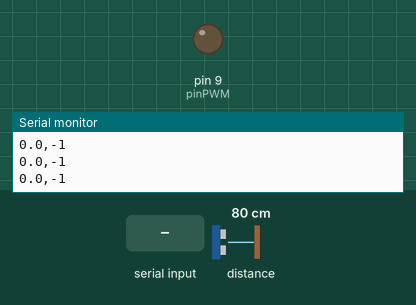
A sketch run on a simulated Arduino Uno, built with avr-gcc and run on an emulated ATmega328P. Shown: output pins drawn as LEDs (lit = HIGH), the last lines printed to the serial monitor. The inputs (shaded band) are chosen by the test bench; at power-on: distance to the obstacle 80 cm.

Above: at 1.7 s.
1.8 s: "+" received over Serial
At 2.7 s:
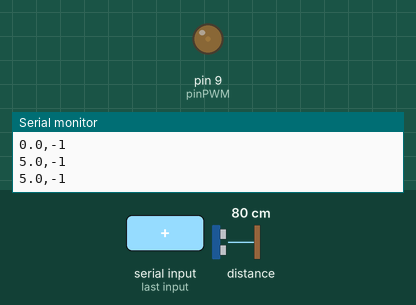
3.3 s: "90,45\n" received over Serial
At 4.0 s:
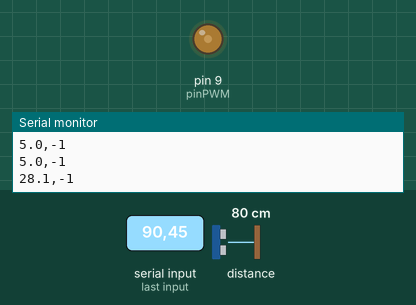
5.7 s: "200\n" received over Serial
At 7.0 s:
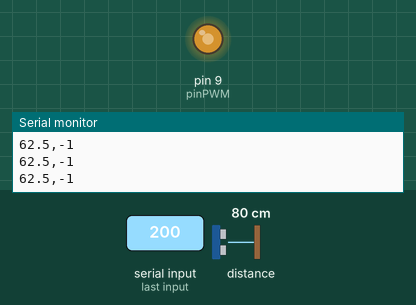
7.3 s: "90\n" received over Serial
At 8.3 s:
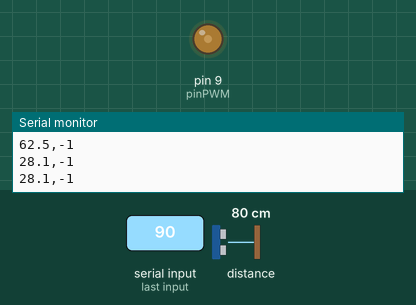
Timing chart, 0 to 10.0 s (numbered marks = the images above; inputs shaded):
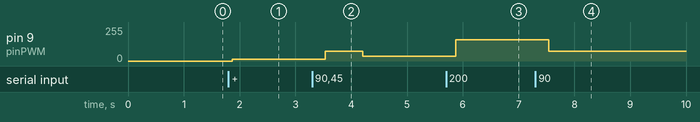

The sketch:

Leer_y_controlar.ino
```cpp
#include <Wire.h>
#include <VL53L0X.h>

VL53L0X sensor;

// El Pin 9 está ligado al canal A del Timer 1 (OC1A)
const int pinPWM = 9;

// Variable para el Duty Cycle (rango de 0 a 320 para 25kHz)
int valorPWM = 0;

// Pasos de incremento/decremento
const int pasoGrueso = 16; // 5% (16 unidades)
const int pasoFino = 2;    // Ajuste de precisión unidad por unidad

// --- CONFIGURACIÓN DE LA CALIBRACIÓN (INTERPOLACIÓN) ---
const int NUM_PUNTOS = 7;
// Puntos de control medidos (deben estar estrictamente ordenados de menor a mayor)
const float puntosCalibracion[NUM_PUNTOS] = {0.0, 100.0, 200.0, 300.0, 400.0, 500.0, 600.0};
// Errores medidos en cada uno de esos puntos
const float erroresMedidos[NUM_PUNTOS]    = {0.0, -40.0, -60.0, -80.0, -85.0, -80.0, -40.0};

void setup() {
  Serial.begin(9600);

  // Retraso para estabilizar el sensor eléctricamente
  delay(500);

  Wire.begin();

  // Inicializamos el sensor
  if (!sensor.init()) {
    while (1); // Si falla el sensor, detiene la ejecución
  }

  // Configuración de tiempo de espera y precisión
  sensor.setTimeout(1000);
  sensor.setSignalRateLimit(0.1);
  sensor.setMeasurementTimingBudget(200000); // 200ms por lectura

  // Configurar el Pin 9 como salida
  pinMode(pinPWM, OUTPUT);

  // --- CONFIGURACIÓN DEL TIMER 1 PARA 25 kHz ---
  TCCR1A = 0;
  TCCR1B = 0;
  TCNT1  = 0;

  // Modo 10: PWM con corrección de fase y frecuencia (TOP en ICR1)
  TCCR1A |= (1 << COM1A1);
  TCCR1B |= (1 << WGM13) | (1 << CS10); // Prescaler = 1

  // TOP = 16,000,000 Hz / (2 * 1 * 25,000 Hz) = 320
  ICR1 = 320;

  // Inicializar el ventilador apagado (0% Duty Cycle)
  OCR1A = 0;
}

void loop() {
  // Leemos la distancia en modo "Single"
  uint16_t altura = 655.0 - sensor.readRangeSingleMillimeters();
  float error = calcularErrorInterpolado((float)altura);
  float altura_real = (float)altura - error;

  // Calculamos el porcentaje del Duty Cycle
  float porcentaje = (valorPWM / 320.0) * 100.0;

  // --- FORMATO PARA EXCEL (CSV: Columna A = Porcentaje, Columna B = Distancia) ---
  Serial.print(porcentaje, 1);
  Serial.print(","); // La coma separa las columnas en Excel

  if (sensor.timeoutOccurred() || altura > 800) {
    Serial.println("-1"); // Marca de error o fuera de rango (para graficar fácil en Excel)
  } else {
    Serial.println(altura_real); // Imprime distancia y salto de línea (nueva fila en Excel)
  }

  // --- LECTURA DE COMANDOS DESDE EXCEL O IDE ---
  if (Serial.available() > 0) {
    char primerCaracter = Serial.peek(); // Observamos el primer carácter
    bool cambio = false;

    // Si el carácter ingresado es un dígito, leemos el número completo
    if (isDigit(primerCaracter)) {
      int valorIngresado = Serial.parseInt();
      valorPWM = valorIngresado;
      cambio = true;
    } else {
      char comando = Serial.read(); // Consumimos el carácter de comando

      // Controles de paso grueso (+/- 16 -> 5%)
      if (comando == '+') {
        valorPWM += pasoGrueso;
        cambio = true;
      }
      else if (comando == '-') {
        valorPWM -= pasoGrueso;
        cambio = true;
      }
      // Controles de paso fino (+/- 2)
      else if (comando == 'w' || comando == 'W') {
        valorPWM += pasoFino;
        cambio = true;
      }
      else if (comando == 's' || comando == 'S') {
        valorPWM -= pasoFino;
        cambio = true;
      }
    }

    if (cambio) {
      // Garantizar límites del registro ICR1 (0 a 320)
      if (valorPWM > 320) valorPWM = 320;
      if (valorPWM < 0) valorPWM = 0;

      // Aplicar el nuevo Duty Cycle directamente al registro del Timer 1
      OCR1A = valorPWM;
    }
  }

  delay(300); // Pausa entre muestras
}

// Interpolación Lineal para Cálculo del Error

float calcularErrorInterpolado(float distancia) {
  if (distancia <= puntosCalibracion[0]) {
    return erroresMedidos[0];
  }
  if (distancia >= puntosCalibracion[NUM_PUNTOS - 1]) {
    return erroresMedidos[NUM_PUNTOS - 1];
  }
  for (int i = 0; i < NUM_PUNTOS - 1; i++) {
    if (distancia >= puntosCalibracion[i] && distancia <= puntosCalibracion[i+1]) {
      float x0 = puntosCalibracion[i];
      float x1 = puntosCalibracion[i+1];
      float y0 = erroresMedidos[i];
      float y1 = erroresMedidos[i+1];

      return y0 + ((distancia - x0) * (y1 - y0) / (x1 - x0));
    }
  }
  return 0.0;
}
```

Measured:
- after the input at 1.8 s, pin 9 (pinPWM): 0/255 → 13/255 after 0.07 s
- after the input at 3.3 s, pin 9 (pinPWM): 13/255 → 72/255 after 0.24 s, → 36/255 0.67 s later
- after the input at 5.7 s, pin 9 (pinPWM): 36/255 → 159/255 after 0.17 s
- after the input at 7.3 s, pin 9 (pinPWM): 159/255 → 72/255 after 0.24 s
